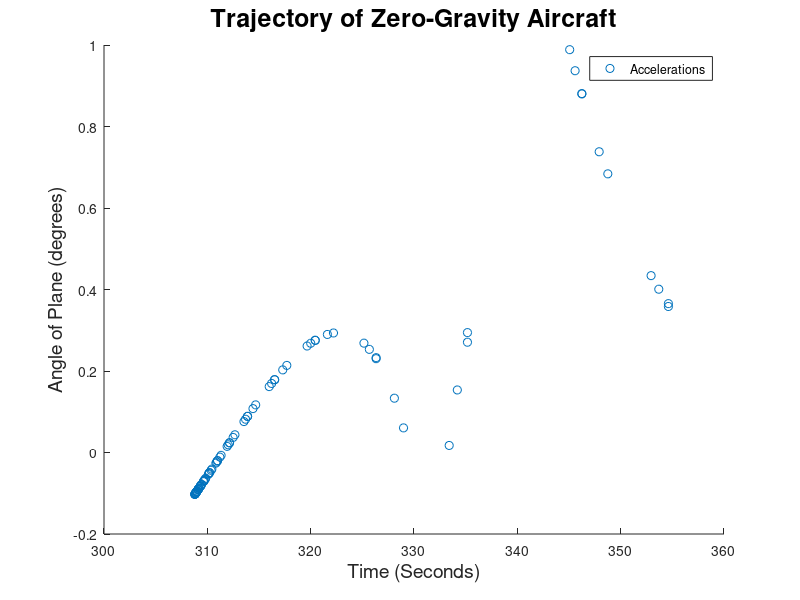

Reproduce this figure in MATLAB.
function punchline()
% Modeling a Boeing 727

    g = 9.81;       % acceleration due to gravity (m/s^2)
    m = 65000;      % mass of airplane (kg)
    rho = 1.3;      % density of air (kg/m^3)
    A = 330;        % cross-sectional area of plane (m^2)
    C_l = 0.56;     % coefficient of lift (dimensionless)
    C_D = 0.6;      % coefficient of drag (dimensionless)
    
    THETAS1 = 0;
    TIMES1 = 0;
    ACCELERATIONS1 = 0;
    THETAS2 = 0;
    TIMES2 = 0;
    ACCELERATIONS2 = 0;
    THETAS3 = 0;
    TIMES3 = 0;
    ACCELERATIONS3 = 0;

%     F_thrust = 2000000;
    F_thrust = 1000000;
    F_thrust_2 = 2800000;
    initial_pos = [0, 0];
    initial_vel = [40, 10];
    
    options = odeset('events', @events);
    options2 = odeset('events', @events2);
    
    [TIME, Y] = ode45(@thrust_on_1, [0, 2000], [initial_pos, initial_vel], options);
    
    [TIME_2, Y_2] = ode45(@thrust_off, [TIME(end), 4000], [Y(end, 1), Y(end, 2), Y(end, 3), Y(end, 4)], options2);
    Y = [Y; Y_2];
    T = [TIME; TIME_2];
    
    [TIME_3, Y_2] = ode45(@thrust_on_2, [T(end), 2000], [Y(end, 1), Y(end, 2), Y(end, 3), Y(end, 4)], options);
%     Y_3 = [Y; Y_2];
    T = [T; TIME_3];
    
%     for i = 2:10
%         [TIME, Y_2] = ode45(@thrust_on_2, [T(end), 2000*(i+1)], [Y(end, 1), Y(end, 2), Y(end, 3), Y(end, 4), 0], options);
%         Y = [Y; Y_2];
%         T = [T; TIME];
%         
%         [TIME, Y_2] = ode45(@thrust_off, [T(end), 2000*(i+2)], [Y(end, 1), Y(end, 2), Y(end, 3), Y(end, 4)], options2);
%         Y = [Y; Y_2];
%         T = [T; TIME];
%     end
    
    clf;
    hold all;
    
    THETAS = [ THETAS1(2:end), THETAS2(2:end) ];
    TIMES = [ TIMES1(2:end), TIMES2(2:end) ];
    ACCELERATIONS = ( ([ACCELERATIONS1(2:end), ACCELERATIONS2(2:end)]) / g ) - 1;
    
    ZeroGs = ACCELERATIONS < 1;
    
    T_at_ZeroGs = TIMES(ZeroGs);
    
    time_spent = max(T_at_ZeroGs) - min(T_at_ZeroGs);
    
    plot(TIMES(ZeroGs), ACCELERATIONS(ZeroGs), 'o');
    
%     disp(time_spent);
    
%     plot(TIMES, THETAS);
    
%    plot(T, Y(:,2), 'r', 'LineWidth', 2);
%    plot(TIME, Y_2(:,5), 'r', 'LineWidth', 2);
    xlabel('Time (Seconds)', 'FontSize', 14);
%     xlabel('Horizontal Position (m)', 'FontSize', 14);
%     ylabel('Vertical Position (m)', 'FontSize', 14);
    ylabel('Angle of Plane (degrees)', 'FontSize', 14);
    title('Trajectory of Zero-Gravity Aircraft', 'FontSize', 18);
    legend('Accelerations', 'Angle off ground');

    function res = thrust_on_1(t, W)
        P = W(1:2);
        V = W(3:4);
        
        v = norm(V);
        v_hat = V / v;
        s_hat = fliplr(v_hat);
        
        dPdt = V;
        dVdt = [0; -g] + ([F_thrust*cos(pi/4);F_thrust*cos(pi/4)]/m) + ((rho*A*v^2) / (2*m)) * (C_l*s_hat - C_D*v_hat);
        
        res = [dPdt; dVdt];
    end

    function res = thrust_on_2(t, W)
        P = W(1:2);
        V = W(3:4);
        
        v = norm(V);
        v_hat = V / v;
        s_hat = fliplr(v_hat);       
        
        dPdt = V;
        dVdt = [0; -g] + ([F_thrust_2*cos(pi/4);F_thrust_2*cos(pi/4)]/m) + ((rho*A*v^2) / (2*m)) * (C_l*s_hat - C_D*v_hat);
        
        theta = asind(V(2,1)/V(1,1));    % angle of plane
        THETAS1(end+1) = theta;
        TIMES1(end+1) = t;
        ACCELERATIONS1(end+1) = norm( g*cosd(theta) * s_hat + (-sind(theta) * dVdt(1, 1) + cosd(theta)*dVdt(2, 1) ) );
        disp(theta);
        disp(t);
        
        res = [dPdt; dVdt];
    end
    
    function res = thrust_off(t, W)
        P = W(1:2);
        V = W(3:4);
        
        v = norm(V);
        v_hat = V / v;
        s_hat = fliplr(v_hat);
        
        dPdt = V;
        dVdt = [0; -g] + ([0; 0]/m) + ((rho*A*v^2) / (2*m)) * (C_l*s_hat - C_D*v_hat);
        
        theta = asind(V(2,1)/V(1,1));    % angle of plane
        THETAS2(end+1) = theta;
        TIMES2(end+1) = t;
        ACCELERATIONS2(end+1) = norm( g*cosd(theta) * s_hat + (-sind(theta) * dVdt(1, 1) + cosd(theta)*dVdt(2, 1) ) );
        disp(theta);
        disp(t);
        
        res = [dPdt; dVdt];
    end

    function [value, isterminal,direction] = events(t, W) % kill thrust when height is increasing
        value = W(2) - 8500;
        
        direction = 1;
        isterminal = 1;
    end

    function [value, isterminal, direction] = events2(t, W) % when plane is too close to ground terminate
        value = W(2) - 7300;
        
        direction = -1;
        isterminal = 1;
    end
end
